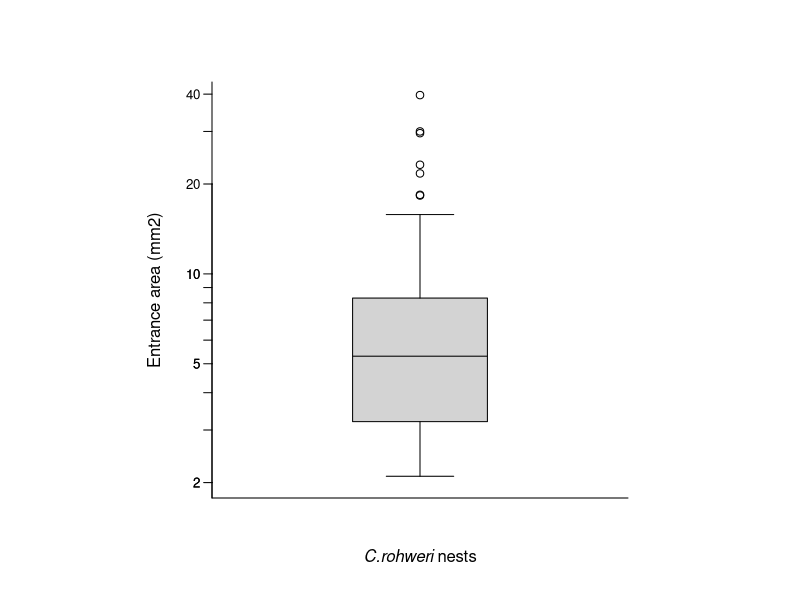
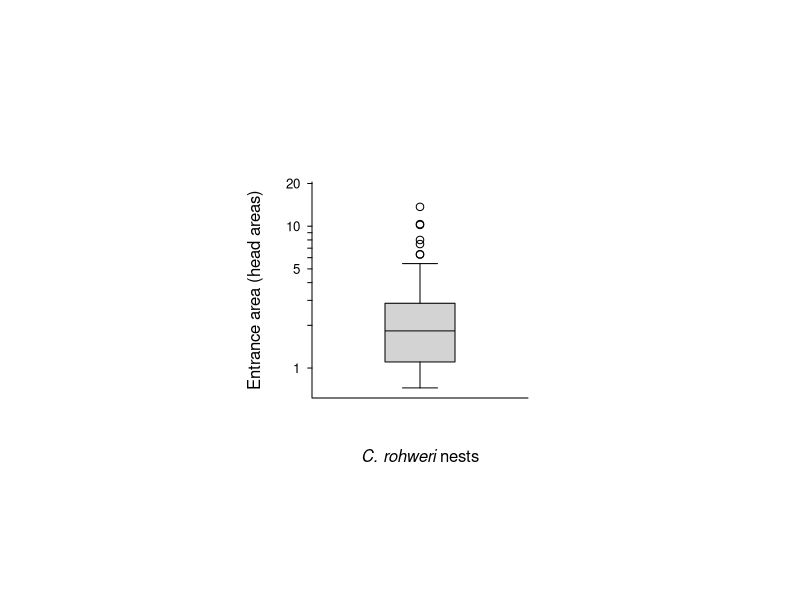
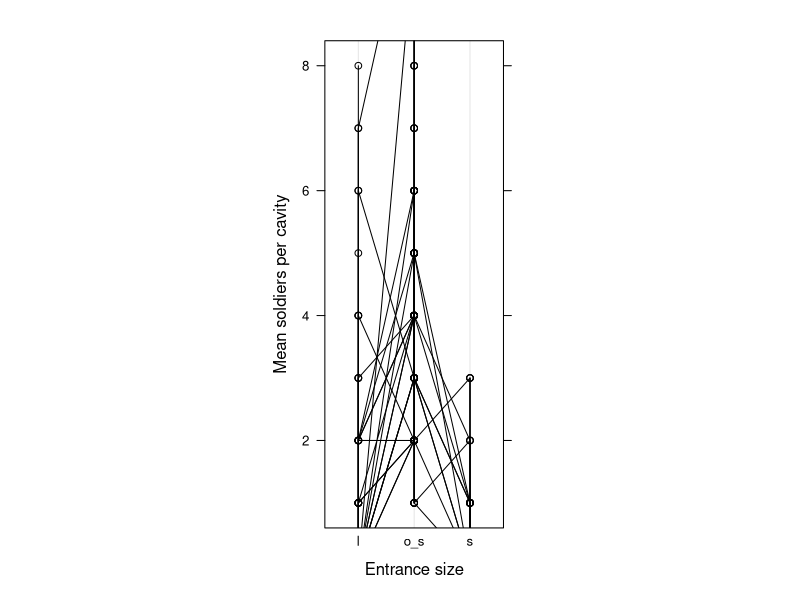
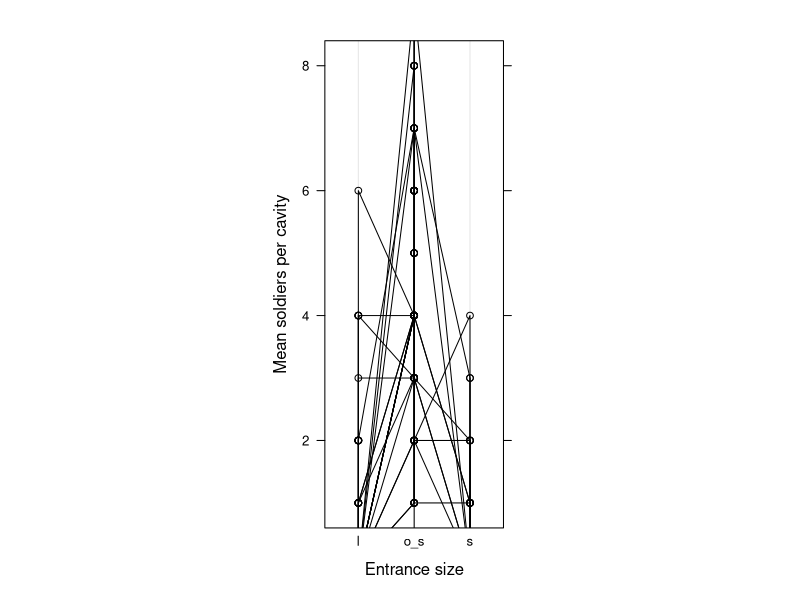

Write the R code that produced these figures, in order.
## ---- chunk 1
rm(list=ls())
library(readr)
library(tidyverse)
Collection_data <- read_csv("Cephalotes_rohweri_collection_data.csv") 

# First, entrance areas need to be standardized to head areas (2.9 mm^2), which are the original entrance area values over 2.9.

Collection_data$rel_area <- Collection_data$ent_area_mm / 2.9
 
#These data sets will be used in the second task. 
field_expt <- read_csv("Cephalotes_rohweri_field_expt.csv")

Lab_expt <- read_csv("Cephalotes_rohweri_lab_expt.csv")

## ---- chunk 2
#By Entrance Area
par(pty="s",bty="l",tcl=0.02,mgp=c(2.4,0.6,0))

boxplot(Collection_data$ent_area_mm, cex.axis=0.8, ylim=c(2,39),las=1,log="y", xant="n", xlab=expression(italic("C.rohweri")~"nests"),ylab="Entrance area (mm2)", whisklty=1, boxlwd=1,boxwex=0.7,medlwd=1,whisklwd=1,outpch=1,outcex=1,outwld=1)

  #points(1,mean(Collection_data$ent_area_mm),pch=4,col="black")

ytemptck<-c(2,3,4,5,6,7,8,9,10,20,30,40)
axis(2, at=ytemptck, tck=-0.02, label=F, lwd=0, lwd.ticks=1)
axis(2, at=c(2,5,10,40), label=c(2,5,10,40), mgp=c(3,0.6,0), lwd=0, cex.axis=0.8, las=1)

## ---- chunk 3
#By Head Area 
par(pty="s", bty="l", tcl=-0.2, mgp=c(2.4, 0.6, 0), fin=c(4.0, 4.0))
boxplot(Collection_data$rel_area, cex.axis=0.8, ylim=c(0.7,18), log="y", xaxt="n", yaxt="n",las=1, xlab=expression(italic("C. rohweri")~"nests"), ylab="Entrance area (head areas)", whisklty=1, boxlwd=1, boxwex=0.7, medlwd=1, whisklwd=1, outpch=1, outcex=1, outlwd=1)

#points(1,mean(Collection_data$rel_area),pch=4,col="black") #To add a point for the calculated mean

ytemptck <- c(1,2,3,4,5,6,7,8,9,10,20)
axis(2, at=ytemptck, tck=-0.02, label=F, lwd=0, lwd.ticks=1)
axis(2, at=c(1,5,10,20), label=c(1,5,10,20), mgp=c(3,0.6,0), lwd=0, cex.axis=0.8, las=1)

## ---- chunk 4
et_sum <- as.factor(Lab_expt$colony)
treatment <- as.factor(Lab_expt$treatment)
et_sum_sizes <- as.vector(Lab_expt$entrance)

## CAVITY USE & DEFENSE
### Subset data based on what steps are taken by Dr. Powell in the original code. 
et_sum_nt<- (Lab_expt[treatment=="no_threat",])
et_sum_t<-(Lab_expt[treatment=="threat",])

et_sum_sizes_l<-(et_sum_sizes["l"]) 
et_sum_sizes_s<-(et_sum_sizes["s"]) 


### Figure for level of defense in small and large cavities in two contexts. The chunk below is almost entirely exactly the original, with different names substituted for the data. 

library(lattice)
dotplot(jitter(soldiers, 0) ~ entrance, group=colony, data= et_sum_nt, col="black", type=c("b"), 
        ylab="Mean soldiers per cavity", xlab="Entrance size", aspect = 3/1.1, ylim=c(0.6,8.4)) 

library(lattice)
dotplot(jitter(soldiers, 0) ~ entrance, group=colony, data= et_sum_t, col="black", type=c("b"), 
        ylab="Mean soldiers per cavity", xlab="Entrance size", aspect = 3/1.1, ylim=c(0.6,8.4)) 


